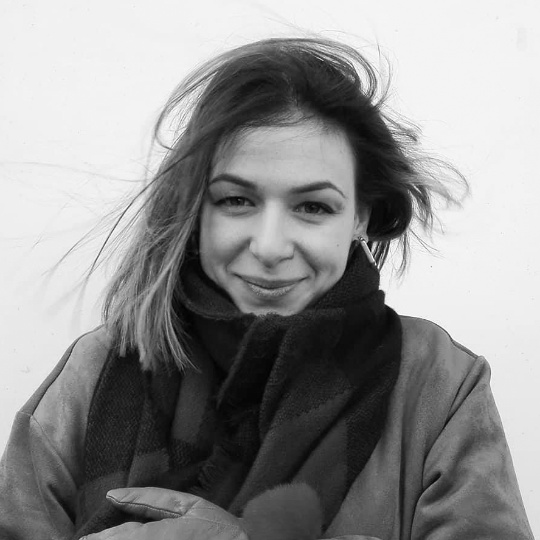
#> input picture public/images/team/graphics/alice.jpg, 540 x 540 px; its folder holds 4 pictures in this run
$ python team_cropper.py   (Python 2 division)
#> lines starting #> are read from the running program, lines starting #| are printed output that depends on the picture
from multiprocessing import Pool
import cv2
import numpy as np
import glob
import os

img_dir = './'
img_dest = '.'
target_h = 540 # target height

os.chdir(img_dir)
percent = 0.5
img_list = glob.glob('*.jpg')
print img_list

def mutate(img_file):
#> called with img_file = 'alice.jpg'
    img = cv2.imread(img_file)
#> img is the input picture: shape (540, 540, 3); min 0, max 255, mean 144.4
    h, w = img.shape[:2]
#> h = 540; w = 540
    percent = float(target_h) / h
#> percent = 1
    cx, cy = w / 2, h / 2
#> cx = 270; cy = 270
    cropped = img[0 : h, cx - h / 2 : cx + h / 2]
    resized = cv2.resize(cropped, (0,0), fx = percent, fy = percent )
    try:
        res = cv2.imwrite('{}'.format(img_file), resized)
        print('Success in {}'.format(img_file))
    except:
        print('Error in {}'.format(img_file))


pool = Pool(5)
pool.map(mutate, img_list)
#> call 2 of mutate, with img_file = 'alice_alt.jpg'
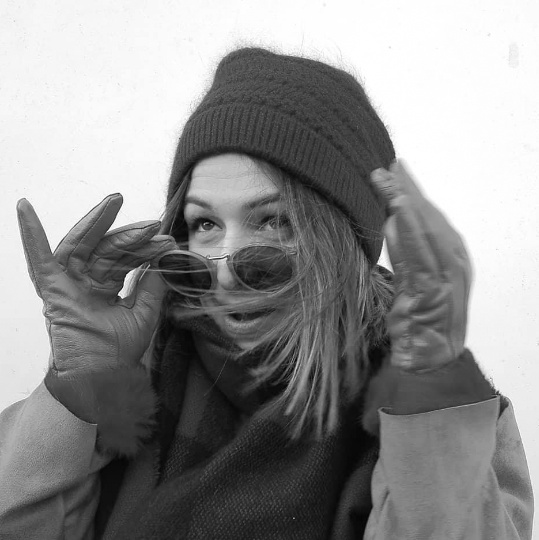
#> input picture public/images/team/graphics/alice_alt.jpg, 539 x 540 px
#> in mutate, img is the input picture: shape (540, 539, 3); min 4, max 255, mean 141.8
#> in mutate (call 2), `cropped = img[0 : h, cx - h / 2 : cx + h / 2]`: cropped = 540 rows, first 8: [250, 250, 250], [251, 251, 251], [251, 251, 251], [250, 250, 250], [250, 250, 250], [251, 251, 251], [251, 251, 251], [251, 251, 251]
#> in mutate (call 2), `resized = cv2.resize(cropped, (0,0), fx = percent, fy = percent )`: resized has the same summary as cropped
#> call 3 of mutate, with img_file = 'bill.jpg'
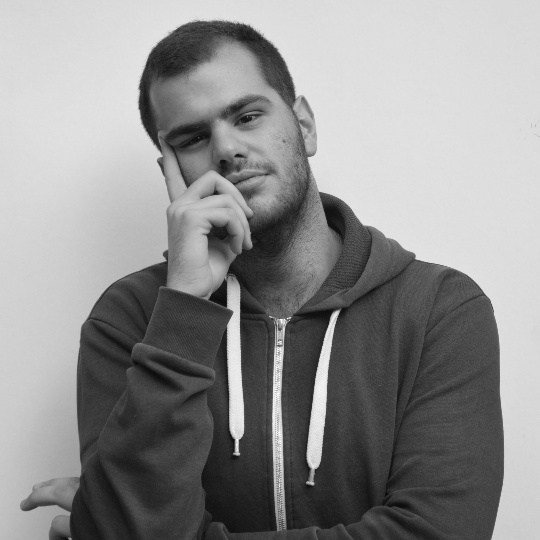
#> input picture public/images/team/graphics/bill.jpg, 540 x 540 px
#> in mutate, img is the input picture: shape (540, 540, 3); min 8, max 255, mean 142.8
#> call 4 of mutate, with img_file = 'bill_alt.jpg'
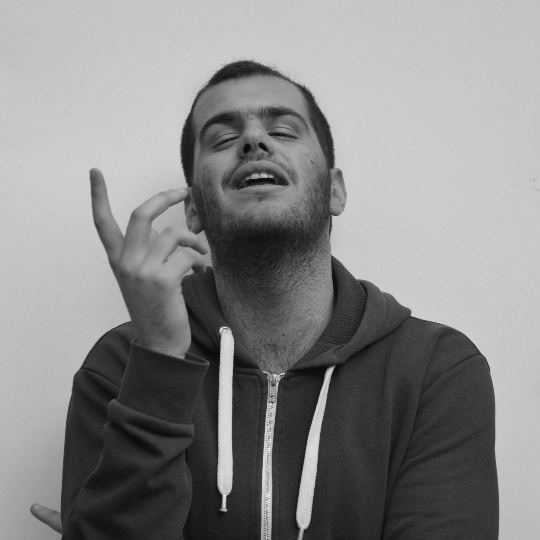
#> input picture public/images/team/graphics/bill_alt.jpg, 540 x 540 px
#> in mutate, img is the input picture: shape (540, 540, 3); min 7, max 255, mean 135.9
